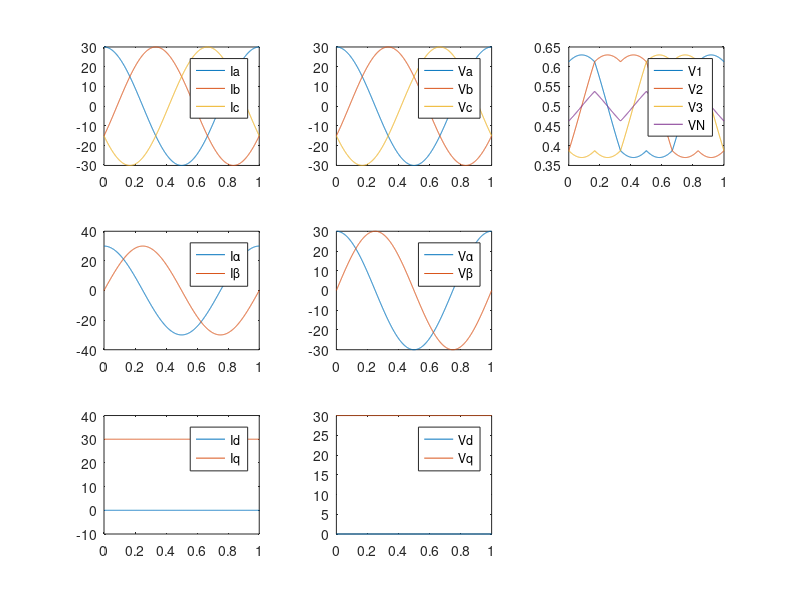

Source code (MATLAB):
% simulate one cycle

IPeak = 30;
Vbus = 100;
VqSet = 30;


t = 0:0.001:1;
w = 2 * pi;
theta = 45*pi/180;

Ia = cos(w*t) * IPeak;
Ib = cos(w*t-2*pi/3) * IPeak;
Ic = cos(w*t-4*pi/3) * IPeak;


subplot(331);
plot(t,Ia,t,Ib,t,Ic);
legend('Ia','Ib','Ic');

Ialpha = Ia;
Ibeta = Ia/sqrt(3) + 2*Ib/sqrt(3);

subplot(334);
plot(t,Ialpha,t,Ibeta);
legend('I\alpha','I\beta');

sinTheta = sin(w*t-pi/2);
cosTheta = cos(w*t-pi/2);

Id =  Ialpha .* cosTheta + Ibeta .* sinTheta;
Iq = -Ialpha .* sinTheta + Ibeta .* cosTheta;

subplot(337);
plot(t,Id,t,Iq);
legend('Id','Iq');

Vd = 0*ones(1,length(t));
Vq = VqSet*ones(1,length(t));

subplot(338);
plot(t,Vd,t,Vq);
legend('Vd','Vq');

Valpha = Vd .* cosTheta - Vq .* sinTheta;
Vbeta =  Vd .* sinTheta + Vq .* cosTheta;

subplot(335);
plot(t,Valpha,t,Vbeta);
legend('V\alpha','V\beta');

Va = Valpha;
Vb = -Valpha * 0.5 + sqrt(3.0)/2.0 * Vbeta;
Vc = -Valpha * 0.5 - sqrt(3.0)/2.0 * Vbeta;

subplot(332);
plot(t,Va,t,Vb,t,Vc);
legend('Va','Vb','Vc');

Va = Va*0.5;
Vb = Vb*0.5;
Vc = Vc*0.5;

Vk = (( max([Va; Vb; Vc])' + min([Va; Vb; Vc])' ) * 0.5);

V1 = (Va - Vk')/Vbus+0.5;
V2 = (Vb - Vk')/Vbus+0.5;
V3 = (Vc - Vk')/Vbus+0.5;

VN = (V1 + V2 + V3) / 3;                      

subplot(333);
plot(t,V1,t,V2,t,V3,t,VN);
legend('V1','V2','V3','VN')


